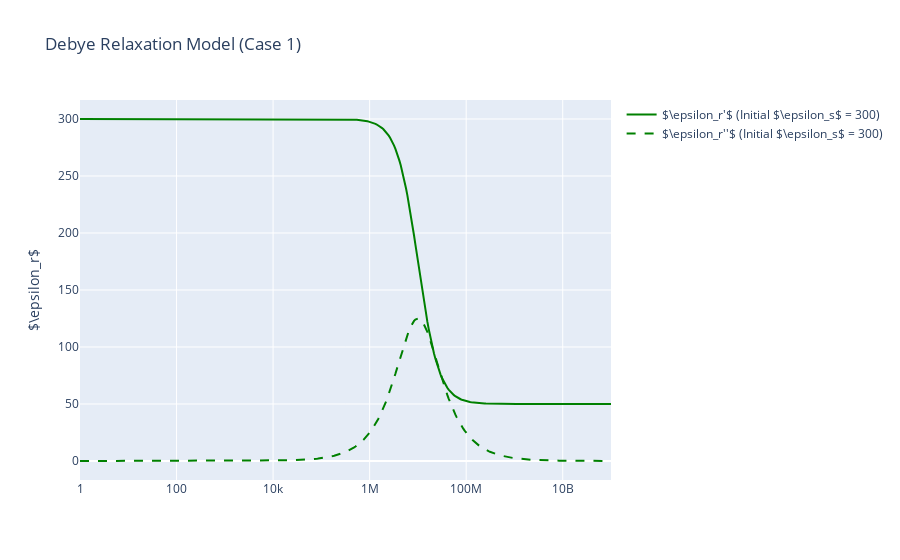
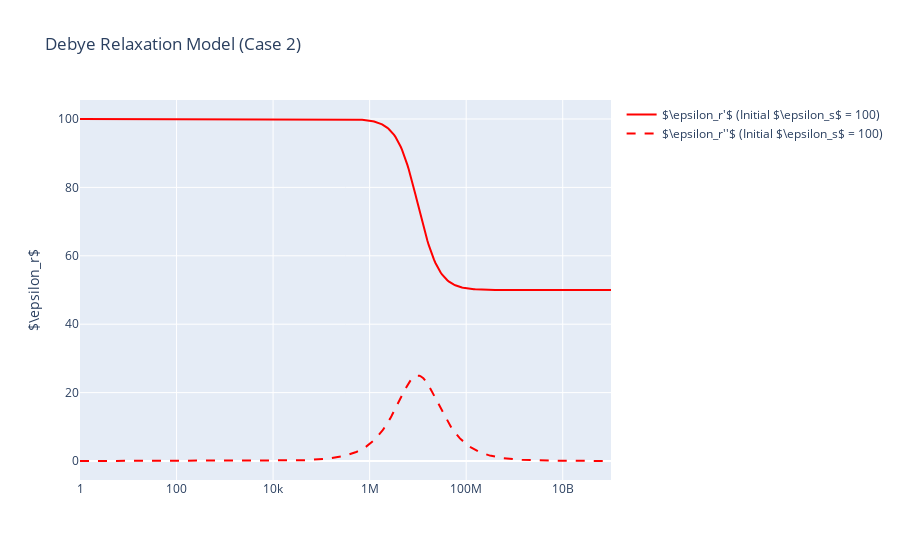
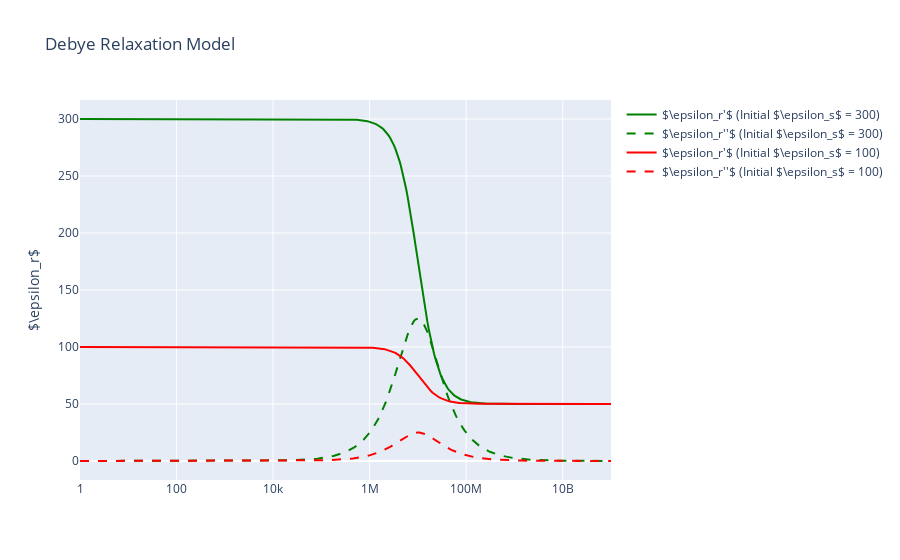

Notebook cell for these charts, in order:
### Code cell
# show the case 1 in plotly with real and imaginary part (imag in dotted line with same color)
import plotly.graph_objects as go
fig = go.Figure()
fig.add_trace(go.Scatter(x=omega, y=eps_r1.real, mode='lines', name=r"$\epsilon_r'$ (Initial $\epsilon_s$ = 300)", line=dict(color='green')))
fig.add_trace(go.Scatter(x=omega, y=-eps_r1.imag, mode='lines', name=r"$\epsilon_r''$ (Initial $\epsilon_s$ = 300)", line=dict(color='green', dash='dash')))
fig.update_xaxes(type="log")
fig.update_yaxes(title_text=r"$\epsilon_r$")
fig.update_layout(title="Debye Relaxation Model (Case 1)")
fig.show()

# show the case 2 in plotly with real and imaginary part (imag in dotted line with same color)
fig = go.Figure()
fig.add_trace(go.Scatter(x=omega, y=eps_r2.real, mode='lines', name=r"$\epsilon_r'$ (Initial $\epsilon_s$ = 100)", line=dict(color='red')))
fig.add_trace(go.Scatter(x=omega, y=-eps_r2.imag, mode='lines', name=r"$\epsilon_r''$ (Initial $\epsilon_s$ = 100)", line=dict(color='red', dash='dash')))
fig.update_xaxes(type="log")
fig.update_yaxes(title_text=r"$\epsilon_r$")
fig.update_layout(title="Debye Relaxation Model (Case 2)")
fig.show()

# show the case 1 and case 2 in plotly with real and imaginary part (imag in dotted line with same color)
fig = go.Figure()
fig.add_trace(go.Scatter(x=omega, y=eps_r1.real, mode='lines', name=r"$\epsilon_r'$ (Initial $\epsilon_s$ = 300)", line=dict(color='green')))
fig.add_trace(go.Scatter(x=omega, y=-eps_r1.imag, mode='lines', name=r"$\epsilon_r''$ (Initial $\epsilon_s$ = 300)", line=dict(color='green', dash='dash')))
fig.add_trace(go.Scatter(x=omega, y=eps_r2.real, mode='lines', name=r"$\epsilon_r'$ (Initial $\epsilon_s$ = 100)", line=dict(color='red')))
fig.add_trace(go.Scatter(x=omega, y=-eps_r2.imag, mode='lines', name=r"$\epsilon_r''$ (Initial $\epsilon_s$ = 100)", line=dict(color='red', dash='dash')))
fig.update_xaxes(type="log")
fig.update_yaxes(title_text=r"$\epsilon_r$")
fig.update_layout(title="Debye Relaxation Model")
fig.show()

### Figure 1 — Plotly figure (JSON) as saved in the notebook; plotly's stock layout.template omitted (floating-point values rounded to 4 significant figures; data arrays with more than 128 entries replaced by an {"elided": "..."} marker saying what was removed)
{"data": [{"line": {"color": "green"}, "mode": "lines", "name": "$\\epsilon_r'$ (Initial $\\epsilon_s$ = 300)", "type": "scatter", "x": {"elided": "400 float values"}, "y": {"elided": "400 float values"}}, {"line": {"color": "green", "dash": "dash"}, "mode": "lines", "name": "$\\epsilon_r''$ (Initial $\\epsilon_s$ = 300)", "type": "scatter", "x": {"elided": "400 float values"}, "y": {"elided": "400 float values"}}], "layout": {"title": {"text": "Debye Relaxation Model (Case 1)"}, "xaxis": {"type": "log"}, "yaxis": {"title": {"text": "$\\epsilon_r$"}}}}

### Figure 2 — Plotly figure (JSON) as saved in the notebook; plotly's stock layout.template omitted (floating-point values rounded to 4 significant figures; data arrays with more than 128 entries replaced by an {"elided": "..."} marker saying what was removed)
{"data": [{"line": {"color": "red"}, "mode": "lines", "name": "$\\epsilon_r'$ (Initial $\\epsilon_s$ = 100)", "type": "scatter", "x": {"elided": "400 float values"}, "y": {"elided": "400 float values"}}, {"line": {"color": "red", "dash": "dash"}, "mode": "lines", "name": "$\\epsilon_r''$ (Initial $\\epsilon_s$ = 100)", "type": "scatter", "x": {"elided": "400 float values"}, "y": {"elided": "400 float values"}}], "layout": {"title": {"text": "Debye Relaxation Model (Case 2)"}, "xaxis": {"type": "log"}, "yaxis": {"title": {"text": "$\\epsilon_r$"}}}}

### Figure 3 — Plotly figure (JSON) as saved in the notebook; plotly's stock layout.template omitted (floating-point values rounded to 4 significant figures; data arrays with more than 128 entries replaced by an {"elided": "..."} marker saying what was removed)
{"data": [{"line": {"color": "green"}, "mode": "lines", "name": "$\\epsilon_r'$ (Initial $\\epsilon_s$ = 300)", "type": "scatter", "x": {"elided": "400 float values"}, "y": {"elided": "400 float values"}}, {"line": {"color": "green", "dash": "dash"}, "mode": "lines", "name": "$\\epsilon_r''$ (Initial $\\epsilon_s$ = 300)", "type": "scatter", "x": {"elided": "400 float values"}, "y": {"elided": "400 float values"}}, {"line": {"color": "red"}, "mode": "lines", "name": "$\\epsilon_r'$ (Initial $\\epsilon_s$ = 100)", "type": "scatter", "x": {"elided": "400 float values"}, "y": {"elided": "400 float values"}}, {"line": {"color": "red", "dash": "dash"}, "mode": "lines", "name": "$\\epsilon_r''$ (Initial $\\epsilon_s$ = 100)", "type": "scatter", "x": {"elided": "400 float values"}, "y": {"elided": "400 float values"}}], "layout": {"title": {"text": "Debye Relaxation Model"}, "xaxis": {"type": "log"}, "yaxis": {"title": {"text": "$\\epsilon_r$"}}}}
